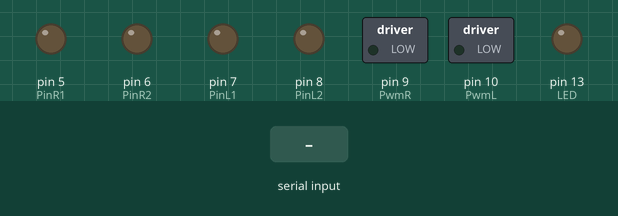
Bench run of a sketch on a simulated Arduino Uno, built with avr-gcc and run on an emulated ATmega328P. On the bench: switched loads named in the sketch (green lamp = pin HIGH), output pins drawn as LEDs (lit = HIGH). Inputs (shaded band) come from the test bench.

Above: at 1.2 s.
1.3 s: "90,45\n" received over Serial
At 3.5 s:
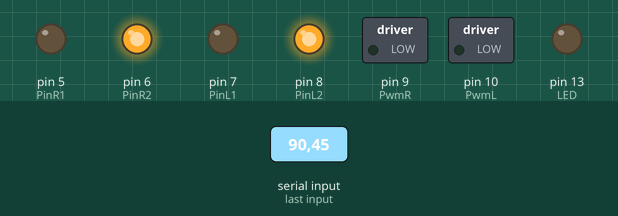
3.8 s: "30,150\n" received over Serial
At 4.6 s:
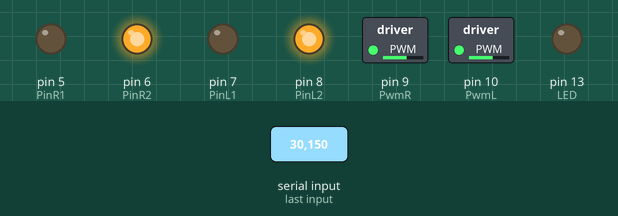
6.3 s: "200\n" received over Serial
At 7.1 s:
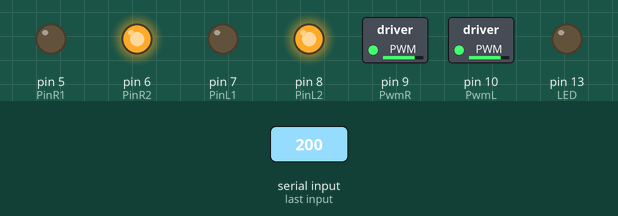
Timing chart, 0 to 9.3 s (numbered marks = the images above; inputs shaded):
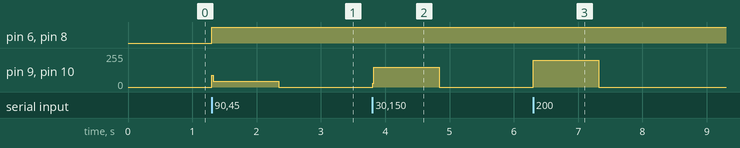

The sketch:

majumundurv2.ino
```cpp
int incomingByte = 0; // for incoming serial data
float pwm = 255;          // value of Pulse Width Modulation  to ENA ENB
long a = 1;             // L298N to IN 1 to 4
long b =0;             //
const int PinR1 = 5;    //  arduino  pin 5 to l298  pin IN4
const int PinR2 = 6;    //  arduino  pin 6 to l298  pin IN3
const int PinL1 = 7;    //  arduino  pin 7 to l298  pin IN1
const int PinL2 = 8;    //  arduino  pin 8 to l298  pin IN2
const int PwmR  = 9;    //  arduino  pin 9 to l298  pin ENB
const int PwmL  = 10;   //  arduino  pin 10 to l298  pin ENA
const int LED  = 13;

void setup() {
  Serial.begin(9600); // opens serial port, sets data rate to 9600 bps
      pinMode(PinR1,OUTPUT);
      pinMode(LED,OUTPUT);
      pinMode(PinR2,OUTPUT);
      pinMode(PinL1,OUTPUT);
      pinMode(PinL2,OUTPUT);
}

void loop() {
  // send data only when you receive data:
  if (Serial.available() > 0) {
    // read the incoming byte:
    incomingByte =  Serial.parseInt();
   drivermotor(incomingByte);
              delay(20);

  }
  /*  else{
       digitalWrite(PinR1, a);
              digitalWrite(PinR2 ,b);
              analogWrite(PwmR, 0);
               digitalWrite(PinL1, a);
              digitalWrite(PinL2 ,b);
              analogWrite(PwmL, 0);}*/}
  void drivermotor(int pwmi){
int putar =0;
    if(pwmi>=0){
      putar = pwmi;
              digitalWrite(PinR1, LOW);
              digitalWrite(PinR2 ,HIGH);
              analogWrite(PwmR, putar);
              digitalWrite(PinL1, LOW);
              digitalWrite(PinL2 ,HIGH);
              analogWrite(PwmL, putar);}
    else{
      putar =abs(pwmi);
              digitalWrite(PinR1, HIGH);
              digitalWrite(PinR2 ,LOW);
              analogWrite(PwmR, putar);
              digitalWrite(PinL1, HIGH);
              digitalWrite(PinL2 ,LOW);
              analogWrite(PwmL, putar);}}
```

Measured:
- after the input at 1.3 s, pin 6 (PinR2), pin 8 (PinL2): LOW → HIGH at once; pin 9 (PwmR), pin 10 (PwmL): 0/255 → 45/255 at once, → 0/255 1.0 s later
- after the input at 3.8 s, pin 9 (PwmR), pin 10 (PwmL): 0/255 → 150/255 at once, → 0/255 1.0 s later
- after the input at 6.3 s, pin 9 (PwmR), pin 10 (PwmL): 0/255 → 200/255 at once, → 0/255 1.0 s later
